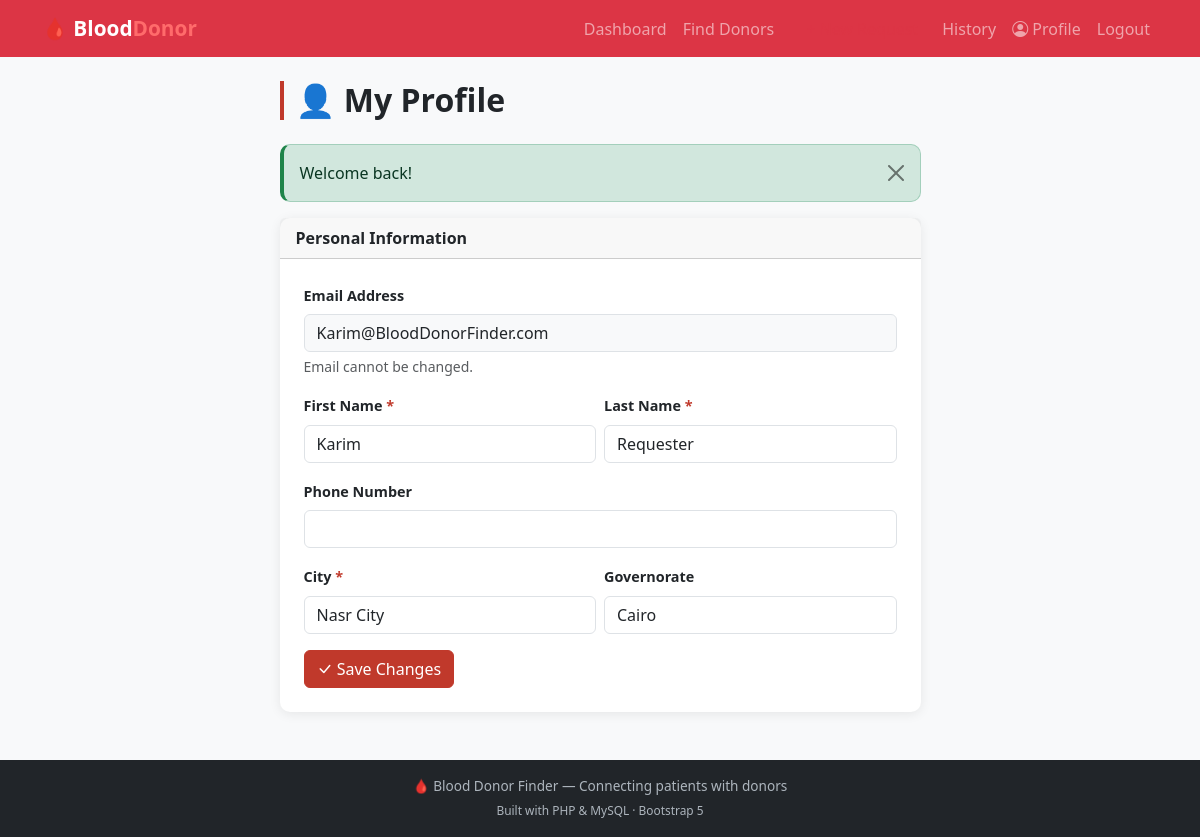
The page /pages/profile.php (signed in) on the database its author committed.
### tables this page shows
CREATE TABLE `profiles` (
  `profile_id` int(11) NOT NULL,
  `user_id` int(11) NOT NULL,
  `first_name` varchar(100) NOT NULL,
  `last_name` varchar(100) NOT NULL,
  `phone` varchar(20) DEFAULT NULL,
  `city` varchar(100) DEFAULT NULL,
  `governorate` varchar(100) DEFAULT NULL,
  `profile_photo` varchar(255) DEFAULT 'default.jpg'
);

CREATE TABLE `users` (
  `user_id` int(11) NOT NULL,
  `email` varchar(255) NOT NULL,
  `password` varchar(255) NOT NULL,
  `user_type` enum('donor','requester','admin') NOT NULL DEFAULT 'donor',
  `status` enum('active','inactive','suspended') NOT NULL DEFAULT 'active',
  `is_verified` tinyint(1) NOT NULL DEFAULT 0,
  `registration_date` timestamp NOT NULL DEFAULT current_timestamp(),
  `last_login` timestamp NULL DEFAULT NULL
);

### includes/functions.php (called while the page is built, shortened)
<?php
function getSuccess() { $m=$_SESSION['success']??null; unset($_SESSION['success']); return $m; }
?>

### pages/profile.php (the view, shortened to what this page needs)
<?php
require_once '../includes/functions.php';
$db = new Database(); $conn = $db->getConnection();
$uid = getUserId();
  $stmt = $conn->prepare('SELECT p.*, u.email, u.user_type FROM profiles p'
                       . ' JOIN users u ON u.user_id = p.user_id WHERE p.user_id = :uid');
  $stmt->execute([':uid'=>$uid]);
  $profile = $stmt->fetch();
?>
<?php
require_once '../includes/header.php';
require_once '../includes/navbar.php';
?>
<div class="container mt-4">
  <div class="row justify-content-center">
    <div class="col-md-7">
      <h2 class="page-title mb-4">👤 My Profile</h2>
      <?php $success=getSuccess(); if($success): ?>
        <div class="alert alert-success alert-dismissible fade show">
          <button type="button" class="btn-close" data-bs-dismiss="alert"></button>
          <?= htmlspecialchars($success) ?>
        </div>
      <?php endif; ?>
      <div class="card">
        <div class="card-header fw-bold">Personal Information</div>
        <div class="card-body p-4">
          <form method="POST" action="">
            <div class="mb-3">
              <label class="form-label">Email Address</label>
              <input type="email" class="form-control bg-light"
                     value="<?= htmlspecialchars($profile['email']) ?>"
                     readonly>
              <div class="form-text">Email cannot be changed.</div>
            </div>
            <div class="row g-2 mb-3">
              <div class="col-6">
                <label for="first_name" class="form-label required-star">
                  First Name</label>
                <input type="text" name="first_name" id="first_name"
                       class="form-control"
                       value="<?= htmlspecialchars($profile['first_name']) ?>">
              </div>
              <div class="col-6">
                <label for="last_name" class="form-label required-star">
                  Last Name</label>
                <input type="text" name="last_name" id="last_name"
                       class="form-control"
                       value="<?= htmlspecialchars($profile['last_name']) ?>">
              </div>
            </div>
            <div class="mb-3">
              <label for="phone" class="form-label">Phone Number</label>
              <input type="tel" name="phone" id="phone" class="form-control"
                     value="<?= htmlspecialchars($profile['phone']??'') ?>">
            </div>
            <div class="row g-2 mb-3">
              <div class="col-6">
                <label for="city" class="form-label required-star">City</label>
                <input type="text" name="city" id="city" class="form-control"
                       value="<?= htmlspecialchars($profile['city']) ?>">
              </div>
              <div class="col-6">
                <label for="governorate" class="form-label">Governorate</label>
                <input type="text" name="governorate" id="governorate"
                       class="form-control"
                       value="<?= htmlspecialchars($profile['governorate']??'') ?>">
              </div>
            </div>
            <button type="submit" class="btn btn-primary">
              <i class="bi bi-check-lg"></i> Save Changes</button>
          </form>
        </div>
      </div>
    </div>
  </div>
</div>
<?php require_once '../includes/footer.php'; ?>

### assets/css/style.css (style rules this page uses)
:root { --primary: #C0392B; --primary-dark: #922B21; --primary-light: #FADBD8; --success: #1E8449; --warning: #D35400; --info: #2E86C1; --card-shadow: 0 2px 12px rgba(0,0,0,0.08); --radius: 10px; }
body { font-family: 'Segoe UI', system-ui, sans-serif; background-color: #F8F9FA; color: #212529; }
.card { border: none; border-radius: var(--radius); box-shadow: var(--card-shadow); transition: box-shadow 0.2s; }
.btn-primary { background-color:var(--primary); border-color:var(--primary); }
.form-label { font-weight:600; font-size:0.9rem; }
.required-star::after { content:' *'; color:var(--primary); }
.alert { border-radius:var(--radius); border-left:4px solid; }
.alert-success { border-left-color:var(--success); }
.page-title { font-weight:700; color:#212529; border-left:4px solid var(--primary); padding-left:12px; }

### rows shown on the page
profiles: user.email "Karim@BloodDonorFinder.com", first_name "Karim", last_name "Requester", city "Nasr City", governorate "Cairo"

### other values the page prints
$success "Welcome back!"
